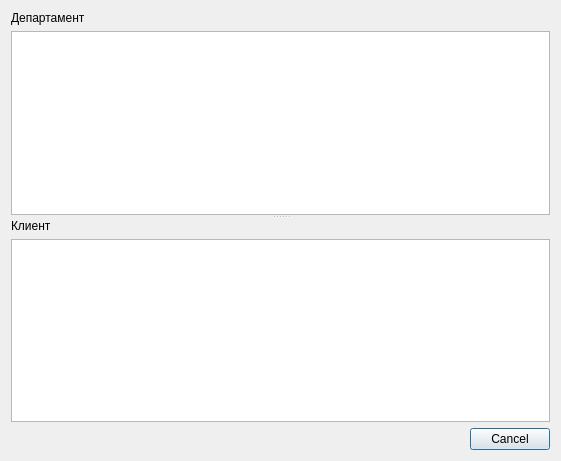
<?xml version="1.0" encoding="UTF-8"?>
<ui version="4.0">
 <class>DepartClientViewer</class>
 <widget class="QDialog" name="DepartClientViewer">
  <property name="geometry">
   <rect>
    <x>0</x>
    <y>0</y>
    <width>561</width>
    <height>461</height>
   </rect>
  </property>
  <property name="windowTitle">
   <string>Dialog</string>
  </property>
  <layout class="QVBoxLayout" name="verticalLayout_3">
   <item>
    <widget class="QSplitter" name="splitter">
     <property name="orientation">
      <enum>Qt::Vertical</enum>
     </property>
     <widget class="QWidget" name="departmentPanel" native="true">
      <layout class="QVBoxLayout" name="verticalLayout">
       <item>
        <widget class="QLabel" name="departmentLabel">
         <property name="text">
          <string>Департамент</string>
         </property>
        </widget>
       </item>
       <item>
        <widget class="QTableView" name="departmentView"/>
       </item>
      </layout>
     </widget>
     <widget class="QWidget" name="clientPanel" native="true">
      <layout class="QVBoxLayout" name="verticalLayout_2">
       <item>
        <widget class="QLabel" name="clientLabel">
         <property name="text">
          <string>Клиент</string>
         </property>
        </widget>
       </item>
       <item>
        <widget class="QTableView" name="clientView"/>
       </item>
      </layout>
     </widget>
    </widget>
   </item>
   <item>
    <widget class="QDialogButtonBox" name="buttonBox">
     <property name="orientation">
      <enum>Qt::Horizontal</enum>
     </property>
     <property name="standardButtons">
      <set>QDialogButtonBox::Cancel</set>
     </property>
    </widget>
   </item>
  </layout>
 </widget>
 <resources/>
 <connections>
  <connection>
   <sender>buttonBox</sender>
   <signal>accepted()</signal>
   <receiver>DepartClientViewer</receiver>
   <slot>accept()</slot>
   <hints>
    <hint type="sourcelabel">
     <x>248</x>
     <y>254</y>
    </hint>
    <hint type="destinationlabel">
     <x>157</x>
     <y>274</y>
    </hint>
   </hints>
  </connection>
  <connection>
   <sender>buttonBox</sender>
   <signal>rejected()</signal>
   <receiver>DepartClientViewer</receiver>
   <slot>reject()</slot>
   <hints>
    <hint type="sourcelabel">
     <x>316</x>
     <y>260</y>
    </hint>
    <hint type="destinationlabel">
     <x>286</x>
     <y>274</y>
    </hint>
   </hints>
  </connection>
 </connections>
</ui>
